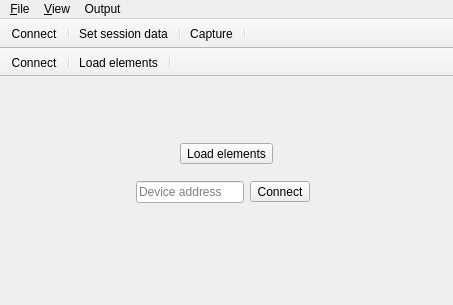
<?xml version="1.0" encoding="UTF-8"?>
<ui version="4.0">
 <class>ElapseClient</class>
 <widget class="QMainWindow" name="ElapseClient">
  <property name="geometry">
   <rect>
    <x>0</x>
    <y>0</y>
    <width>453</width>
    <height>305</height>
   </rect>
  </property>
  <property name="windowTitle">
   <string>Elapse</string>
  </property>
  <widget class="QWidget" name="centralWidget">
   <layout class="QVBoxLayout" name="verticalLayout_2">
    <item>
     <widget class="QWidget" name="pageDisconnected" native="true">
      <layout class="QVBoxLayout" name="verticalLayout">
       <item>
        <spacer name="verticalSpacer">
         <property name="orientation">
          <enum>Qt::Vertical</enum>
         </property>
         <property name="sizeHint" stdset="0">
          <size>
           <width>20</width>
           <height>31</height>
          </size>
         </property>
        </spacer>
       </item>
       <item alignment="Qt::AlignHCenter">
        <widget class="QToolButton" name="buttonPlugins">
         <property name="text">
          <string>Load elements</string>
         </property>
         <property name="toolButtonStyle">
          <enum>Qt::ToolButtonTextBesideIcon</enum>
         </property>
        </widget>
       </item>
       <item alignment="Qt::AlignHCenter">
        <widget class="QWidget" name="groupConnect" native="true">
         <layout class="QHBoxLayout" name="horizontalLayout_3">
          <item>
           <spacer name="horizontalSpacer_2">
            <property name="orientation">
             <enum>Qt::Horizontal</enum>
            </property>
            <property name="sizeType">
             <enum>QSizePolicy::Fixed</enum>
            </property>
            <property name="sizeHint" stdset="0">
             <size>
              <width>20</width>
              <height>20</height>
             </size>
            </property>
           </spacer>
          </item>
          <item>
           <widget class="QLineEdit" name="deviceAddress">
            <property name="sizePolicy">
             <sizepolicy hsizetype="Preferred" vsizetype="Fixed">
              <horstretch>0</horstretch>
              <verstretch>0</verstretch>
             </sizepolicy>
            </property>
            <property name="placeholderText">
             <string>Device address</string>
            </property>
           </widget>
          </item>
          <item>
           <widget class="QToolButton" name="buttonConnect">
            <property name="text">
             <string>Connect</string>
            </property>
            <property name="toolButtonStyle">
             <enum>Qt::ToolButtonTextBesideIcon</enum>
            </property>
           </widget>
          </item>
          <item>
           <widget class="Spinner" name="spinnerConnecting">
            <property name="minimumSize">
             <size>
              <width>20</width>
              <height>20</height>
             </size>
            </property>
            <property name="text">
             <string/>
            </property>
           </widget>
          </item>
         </layout>
        </widget>
       </item>
       <item>
        <spacer name="verticalSpacer_2">
         <property name="orientation">
          <enum>Qt::Vertical</enum>
         </property>
         <property name="sizeHint" stdset="0">
          <size>
           <width>20</width>
           <height>31</height>
          </size>
         </property>
        </spacer>
       </item>
      </layout>
     </widget>
    </item>
    <item>
     <widget class="Spinner" name="spinnerStarting">
      <property name="minimumSize">
       <size>
        <width>20</width>
        <height>20</height>
       </size>
      </property>
      <property name="text">
       <string/>
      </property>
     </widget>
    </item>
   </layout>
  </widget>
  <widget class="QMenuBar" name="menuBar">
   <property name="geometry">
    <rect>
     <x>0</x>
     <y>0</y>
     <width>453</width>
     <height>20</height>
    </rect>
   </property>
   <widget class="QMenu" name="menuFile">
    <property name="title">
     <string>&amp;File</string>
    </property>
    <addaction name="actionConnect"/>
    <addaction name="actionPlugins"/>
    <addaction name="separator"/>
    <addaction name="actionQuit"/>
   </widget>
   <widget class="QMenu" name="menu_View">
    <property name="title">
     <string>&amp;View</string>
    </property>
    <addaction name="actionLogView"/>
   </widget>
   <widget class="QMenu" name="menuOutput">
    <property name="title">
     <string>Output</string>
    </property>
    <addaction name="actionSaveRawData"/>
    <addaction name="actionSaveSamples"/>
    <addaction name="actionSaveFeatureVectors"/>
    <addaction name="actionSaveCognitiveState"/>
    <addaction name="separator"/>
    <addaction name="actionSaveAll"/>
   </widget>
   <addaction name="menuFile"/>
   <addaction name="menu_View"/>
   <addaction name="menuOutput"/>
  </widget>
  <widget class="QToolBar" name="connectedToolBar">
   <property name="windowTitle">
    <string>toolBar</string>
   </property>
   <property name="movable">
    <bool>false</bool>
   </property>
   <property name="toolButtonStyle">
    <enum>Qt::ToolButtonTextBesideIcon</enum>
   </property>
   <property name="floatable">
    <bool>false</bool>
   </property>
   <attribute name="toolBarArea">
    <enum>TopToolBarArea</enum>
   </attribute>
   <attribute name="toolBarBreak">
    <bool>false</bool>
   </attribute>
   <addaction name="actionConnect"/>
   <addaction name="separator"/>
   <addaction name="actionSetSessionData"/>
   <addaction name="separator"/>
   <addaction name="actionCapture"/>
   <addaction name="separator"/>
  </widget>
  <widget class="QToolBar" name="disconnectedToolBar">
   <property name="windowTitle">
    <string>toolBar</string>
   </property>
   <property name="movable">
    <bool>false</bool>
   </property>
   <property name="toolButtonStyle">
    <enum>Qt::ToolButtonTextBesideIcon</enum>
   </property>
   <property name="floatable">
    <bool>false</bool>
   </property>
   <attribute name="toolBarArea">
    <enum>TopToolBarArea</enum>
   </attribute>
   <attribute name="toolBarBreak">
    <bool>true</bool>
   </attribute>
   <addaction name="actionConnect"/>
   <addaction name="separator"/>
   <addaction name="actionPlugins"/>
   <addaction name="separator"/>
  </widget>
  <action name="actionQuit">
   <property name="icon">
    <iconset theme="application-exit">
     <normaloff/>
    </iconset>
   </property>
   <property name="text">
    <string>&amp;Quit</string>
   </property>
  </action>
  <action name="actionPlugins">
   <property name="icon">
    <iconset theme="preferences-other">
     <normaloff/>
    </iconset>
   </property>
   <property name="text">
    <string>Load &amp;elements</string>
   </property>
   <property name="toolTip">
    <string>Load pipeline elements</string>
   </property>
  </action>
  <action name="actionConnect">
   <property name="icon">
    <iconset theme="network-wireless">
     <normaloff/>
    </iconset>
   </property>
   <property name="text">
    <string>&amp;Connect</string>
   </property>
   <property name="toolTip">
    <string>Connect to the device</string>
   </property>
  </action>
  <action name="actionLogView">
   <property name="checkable">
    <bool>true</bool>
   </property>
   <property name="icon">
    <iconset>
     <normaloff/>
    </iconset>
   </property>
   <property name="text">
    <string>Message &amp;Log</string>
   </property>
   <property name="toolTip">
    <string>Show the message log</string>
   </property>
  </action>
  <action name="actionCapture">
   <property name="icon">
    <iconset theme="media-playback-start">
     <normaloff/>
    </iconset>
   </property>
   <property name="text">
    <string>Capture</string>
   </property>
   <property name="toolTip">
    <string>Start/stop data capture</string>
   </property>
  </action>
  <action name="actionSetSessionData">
   <property name="icon">
    <iconset theme="document-properties">
     <normaloff/>
    </iconset>
   </property>
   <property name="text">
    <string>Set session data</string>
   </property>
  </action>
  <action name="actionSaveRawData">
   <property name="checkable">
    <bool>true</bool>
   </property>
   <property name="text">
    <string>Save raw &amp;data</string>
   </property>
  </action>
  <action name="actionSaveSamples">
   <property name="checkable">
    <bool>true</bool>
   </property>
   <property name="text">
    <string>Save &amp;samples</string>
   </property>
  </action>
  <action name="actionSaveFeatureVectors">
   <property name="checkable">
    <bool>true</bool>
   </property>
   <property name="text">
    <string>Save &amp;feature vectors</string>
   </property>
  </action>
  <action name="actionSaveCognitiveState">
   <property name="checkable">
    <bool>true</bool>
   </property>
   <property name="text">
    <string>Save &amp;cognitive state</string>
   </property>
  </action>
  <action name="actionSaveAll">
   <property name="checkable">
    <bool>true</bool>
   </property>
   <property name="text">
    <string>Save &amp;all</string>
   </property>
   <property name="toolTip">
    <string>Save all data</string>
   </property>
  </action>
 </widget>
 <layoutdefault spacing="6" margin="11"/>
 <customwidgets>
  <customwidget>
   <class>Spinner</class>
   <extends>QLabel</extends>
   <header>spinner.h</header>
  </customwidget>
 </customwidgets>
 <resources/>
 <connections>
  <connection>
   <sender>actionQuit</sender>
   <signal>triggered()</signal>
   <receiver>ElapseClient</receiver>
   <slot>close()</slot>
   <hints>
    <hint type="sourcelabel">
     <x>-1</x>
     <y>-1</y>
    </hint>
    <hint type="destinationlabel">
     <x>199</x>
     <y>149</y>
    </hint>
   </hints>
  </connection>
 </connections>
</ui>
